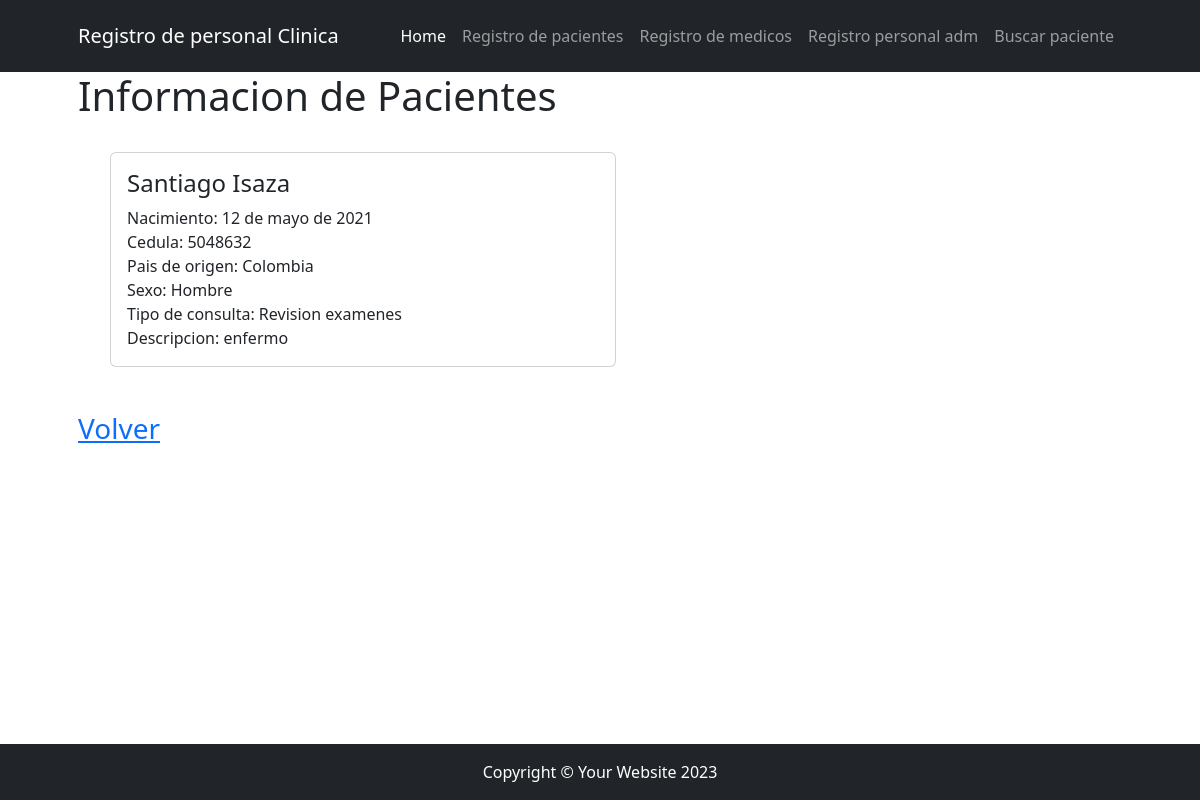
The page /registro/mostarpacientes/detail/9 on the database its author committed.
### app/models.py (models this page shows, shortened)
class Pacientes(models.Model):
    nombre = models. CharField(max_length=50, null=True)
    apellido = models.CharField(max_length=50, null=True)
    cedula = models.IntegerField(null=True)
    nacimiento = models.DateField(null=True)
    pais_origen = models.CharField(max_length=50, null=True, verbose_name="Pais de origen")
    names = (("Hombre","Hombre"),("Mujer","Mujer"))
    sexo = models.CharField(max_length= 50, choices=names, null=True)
    tipo_consulta = (("Consulta general","Consulta general"), ("Revision examenes","Revision examenes"), ("Psicologia","Psicologia"))
    consulta = models.CharField(max_length= 200, choices=tipo_consulta, null=True)
    descripcion = models.CharField(max_length=250, null=True)

### app/views.py (the view)
# urls.py: path('mostarpacientes/detail/<int:pk>', views.buscar_pacientes_info.as_view(), name="mostrar_pacientes_detail"),
class buscar_pacientes_info(DetailView):
     model = models.Pacientes
     context_object_name = "paciente"
     template_name = "app/mostrarpacientes_detail.html"

### app/templates/app/mostrarpacientes_detail.html
{% extends 'core/base.html' %}
{% block titulo %}
<h1>Informacion de Pacientes</h1>
{% endblock titulo %}
{% block contenido %}
    <div class="py-lg-4 ">
        <ul>
                    <div class="col-md-6 mb-7">
                        <div class="card h-100">
                            <div class="card-body">
                                <h4 class="card-title">{{ paciente.nombre }} {{ paciente.apellido }}</h4 >
                                <p class="card-text">
                                    Nacimiento: {{ paciente.nacimiento }}<br/>
                                    Cedula:  {{ paciente.cedula }}  <br/>
                                    Pais de origen: {{ paciente.pais_origen }}<br/>
                                    Sexo: {{ paciente.sexo }}<br/>
                                    Tipo de consulta: {{ paciente.consulta }}<br/>
                                    Descripcion: {{ paciente.descripcion }}<br/>
                                </p>
                            </div>
                        </div>
                    </div>
        </ul>
    </div>
    <div class="fs-3 pb-4 ">
        <a href="{% url 'app:home' %}">Volver</a>
    </div>
{% endblock contenido %}

### rows shown on the page
Pacientes: nombre "Santiago", apellido "Isaza", nacimiento "12 de mayo de 2021", cedula "5048632", pais_origen "Colombia", sexo "Hombre", consulta "Revision examenes", descripcion "enfermo"
